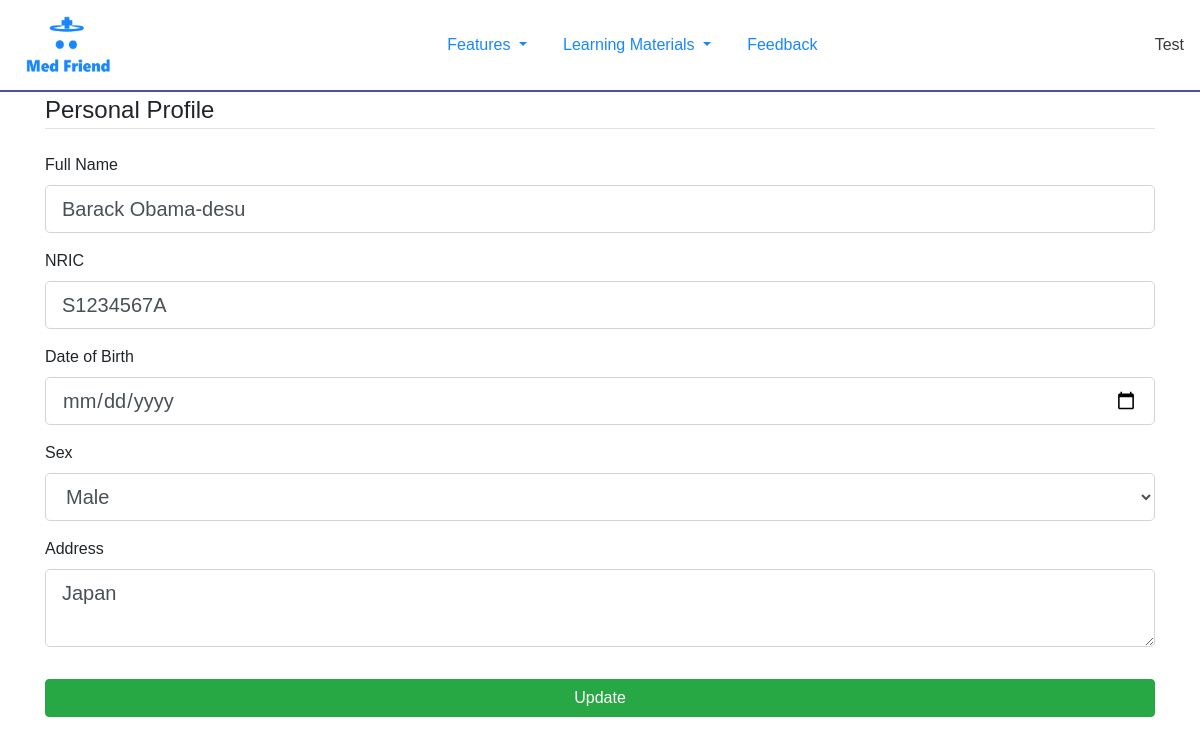
Before: /History (signed in) with the older database file.
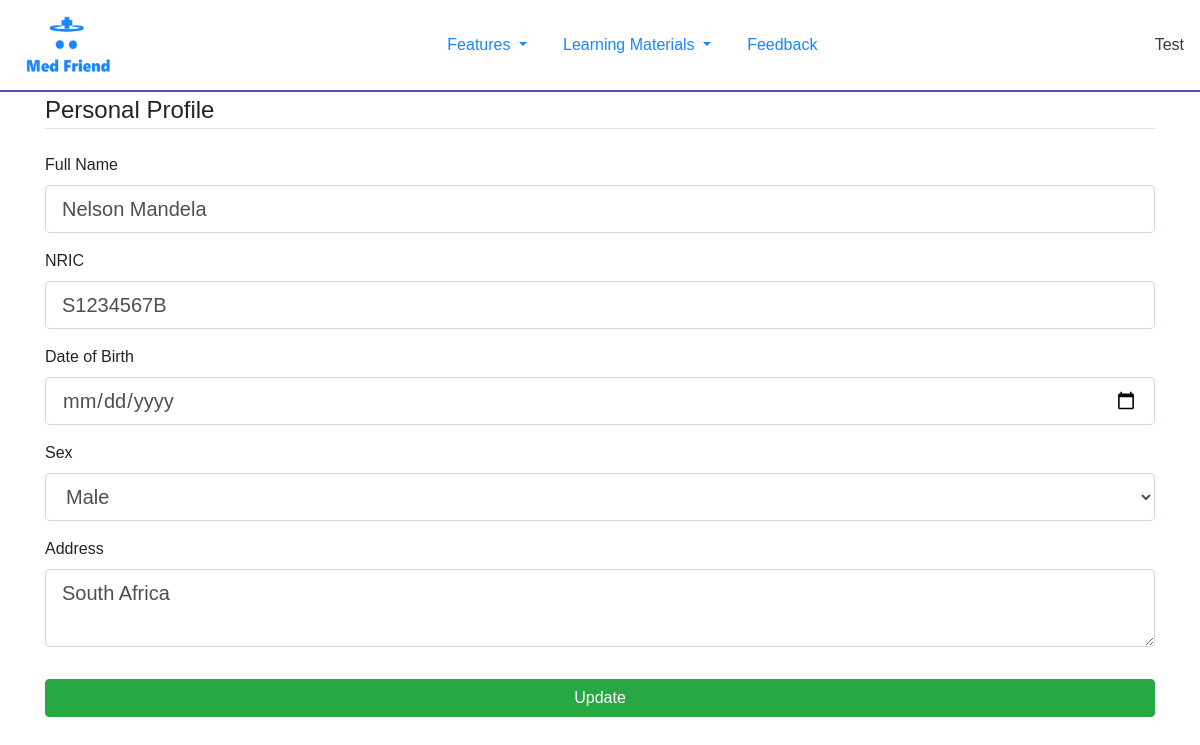
After: the same page with the newer database file.
### Flask/Models.py (models this page shows, shortened)
class User(db.Model, UserMixin):
    id = db.Column(db.Integer, primary_key=True)
    username = db.Column(db.String(20), unique=True, nullable=False)
    email = db.Column(db.String(120), unique=True, nullable=False)
    password = db.Column(db.String(60), nullable=False)
    image_file = db.Column(db.String(20), nullable=False, default='default.jpg')
    personal_profile = db.relationship('Personal_Profile', backref='person')
    admissions = db.relationship('Admissions', backref="person")
    surgeries = db.relationship('Surgeries', backref="person")
    blood_transfusions = db.relationship('Blood_Transfusions', backref='person')
    allergies = db.relationship('Allergies', backref="person")
    vaccinations = db.relationship('Vaccinations', backref="person")

class Personal_Profile(db.Model):
    id = db.Column(db.Integer, primary_key=True)
    full_name = db.Column(db.String(60), nullable=True)
    nric = db.Column(db.String(9), unique=True, nullable=True)
    birthday = db.Column(db.DateTime, nullable=True)
    sex = db.Column(db.String(20), nullable=True)
    address = db.Column(db.String(100), nullable=True)
    user_id = db.Column(db.Integer, db.ForeignKey('user.id'), nullable=False)

### Flask/medical_history/routes.py (the view)
@medical_history.route("/History", methods = ['POST', 'GET'])
@login_required
def Personal_Details():
    form = Personal_Profile_Form()
    if form.validate_on_submit():
        if current_user.personal_profile == []:
            history = Personal_Profile(full_name=form.full_name.data,
                                       nric=form.nric.data,
                                       birthday=form.birthday.data,
                                       sex=form.sex.data,
                                       address=form.address.data,
                                       user_id=current_user.id)
            db.session.add(history)
        else:
            current_user.personal_profile[0].nric = form.nric.data
            current_user.personal_profile[0].full_name = form.full_name.data
            current_user.personal_profile[0].birthday = form.birthday.data
            current_user.personal_profile[0].sex = form.sex.data
            current_user.personal_profile[0].address = form.address.data
        db.session.commit()
        flash(f'Your personal details have been updated', 'success')
        return redirect(url_for('users.account'))
    elif current_user.personal_profile != [] and request.method == 'GET':
        form.full_name.data = current_user.personal_profile[0].full_name
        form.nric.data = current_user.personal_profile[0].nric
        form.birthday.data = current_user.personal_profile[0].birthday
        form.sex.data = current_user.personal_profile[0].sex
        form.address.data = current_user.personal_profile[0].address
    return render_template('Medical History/edit personal details.html', title="Update Personal Details", form=form)

### Flask/medical_history/forms.py (shortened to what this page needs)
class Personal_Profile_Form(FlaskForm):
    full_name = StringField("Full Name",
                            validators=[])
    nric = StringField("NRIC",
                       validators=[])
    birthday = DateField('Date of Birth', format='%d/%m/%Y', validators=[Optional()])
    sex = SelectField("Sex", choices=[('Not Set', "Not Set"), ('Male', 'Male'), ('Female', 'Female'), ('Others', 'Others')], validators=[])
    address = TextAreaField("Address", validators=[])
    submit = SubmitField('Update')

### Flask/Models.py (called while the page is built)
@login_manager.user_loader
def load_user(user_id):
    return User.query.get(int(user_id))

### Flask/templates/Medical History/edit personal details.html (shortened to what this page needs)
{% extends "layout.html" %}
{% block content %}
<div class="container">
    <form action="" method="post">
        <fieldset class="form-group">
            <legend class="border-bottom mb-4">Personal Profile</legend>
            <div class="form-group">
                {{ form.full_name.label(class="form-control-label") }}
                {% if form.full_name.errors %}
                {{ form.full_name(class="form-control form-control-lg is-invalid", placeholder="John Doe") }}
                <div class="invalid-feedback">
                    {% for error in form.full_name.errors %}
                    <span>{{ error }}</span>
                    {% endfor %}
                </div>
                {% else %}
                {{ form.full_name(class="form-control form-control-lg", placeholder="John Doe") }}
                {% endif %}
            </div>
            <div class="form-group">
                {{ form.nric.label(class="form-control-label") }}
                {% if form.nric.errors %}
                {{ form.nric(class="form-control form-control-lg is-invalid", placeholder="S1234567A") }}
                <div class="invalid-feedback">
                    {% for error in form.nric.errors %}
                    <span>{{ error }}</span>
                    {% endfor %}
                </div>
                {% else %}
                {{ form.nric(class="form-control form-control-lg", placeholder="S1234567A") }}
                {% endif %}
            </div>
            <div class="form-group">
                {{ form.birthday.label(class="form-control-label") }}
                {% if form.birthday.errors %}
                {{ form.birthday(class="form-control form-control-lg is-invalid", placeholder="dd/mm/yyyy") }}
                <div class="invalid-feedback">
                    {% for error in form.birthday.errors %}
                    <span>{{ error }}</span>
                    {% endfor %}
                </div>
                {% else %}
                {{ form.birthday(class="form-control form-control-lg", placeholder="dd/mm/yyyy") }}
                {% endif %}
            </div>
            <div class="form-group">
                {{ form.sex.label(class="form-control-label") }}
                {% if form.sex.errors %}
                {{ form.sex(class="form-control form-control-lg is-invalid") }}
                <div class="invalid-feedback">
                    {% for error in form.sex.errors %}
                    <span>{{ error }}</span>
                    {% endfor %}
                </div>
                {% else %}
                {{ form.sex(class="form-control form-control-lg") }}
                {% endif %}
            </div>
            <div class="form-group">
                {{ form.address.label(class="form-control-label") }}
                {% if form.address.errors %}
                {{ form.address(class="form-control form-control-lg is-invalid", placeholder="Blk 123 #45-67") }}
                <div class="invalid-feedback">
                    {% for error in form.address.errors %}
                    <span>{{ error }}</span>
                    {% endfor %}
                </div>
                {% else %}
                {{ form.address(class="form-control form-control-lg", placeholder="Blk 123 #45-67") }}
                {% endif %}
            </div>
        </fieldset>
        {{ form.submit(class="btn btn-success btn-block col-12") }}
    </form>
</div>
{% endblock %}

### Flask/templates/layout.html (shortened to what this page needs)
<!DOCTYPE html>
<html lang="en">
<head>
    <link rel="stylesheet" href="https://stackpath.bootstrapcdn.com/bootstrap/4.1.3/css/bootstrap.min.css"
>
    <link rel="stylesheet" type="text/css" href="{{ url_for('static', filename='css/navbar.css') }}" />
    <link rel="stylesheet" type="text/css" href="{{ url_for('static', filename='css/home.css') }}" />
    <link rel="stylesheet" type="text/css" href="{{ url_for('static', filename='css/signup.css') }}" />
</head>
<body>
    <nav id="#navbarSupportedContent" class="navbar navbar-expand-lg navbar-custom justify-content-center sticky-top">
        <a class="navbar-brand mr-0" href="{{ url_for('main.index') }}" id="brandlogo">
            <img src="../static/images/Logo.png" alt="" class="img-fluid" style="height:8vh">
        </a>
        <div class="collapse navbar-collapse justify-content-between align-items-center w-100" id="navbarSupportedContent">
            <ul class="navbar-nav mx-auto text-center">
                <li class="nav-item dropdown active">
                    <a class="nav-link dropdown-toggle" href="#" id="navbarDropdown" role="button" data-toggle="dropdown"
                        aria-haspopup="true" aria-expanded="false">
                        Features
                    </a>
                </li>
                <li class="nav-item dropdown active">
                    <a class="nav-link dropdown-toggle" href="#" id="navbarDropdown" role="button" data-toggle="dropdown"
                        aria-haspopup="true" aria-expanded="false">
                        Learning Materials
                    </a>
                </li>
                <a class="nav-link active" href="{{ url_for('feedback.form_page') }}">Feedback</a>
            </ul>
            <ul id="rightside" class="nav navbar-nav flex-row justify-content-center flex-nowrap">
                {% if current_user.is_authenticated %}
                <li class="nav-item dropdown active" data-toggle="dropdown" aria-haspopup="true" aria-expanded="false">
                    {{ current_user.username }}
                </li>
                {% else %}
                    <a href="{{ url_for('users.login') }}" class="nav-link active"> Login </a>
                {% endif %}
            </ul>
        </div>
    </nav>
    <div>
        {% block content %}{% endblock content%}
    </div>
</body>
</html>

### Flask/static/css/navbar.css (style rules this page uses)
#navbarSupportedContent .nav-link { font-size:1em; font-weight: 500; }
.nav-link, .navbar-brand { margin: 0px 10px; }
.navbar { border-bottom: 2px solid rgb(61, 59, 163); background-color: white; opacity: 0.9; }

### Flask/static/css/home.css (style rules this page uses)
* { padding: 0px; margin: 0px; font-family: Verdana, Geneva, Tahoma, sans-serif; }
body { background-color: rgb(255, 255, 255); }

Changed rows visible on the page:
changed Personal_Profile "Male": full_name "Barack Obama-desu" → "Nelson Mandela"; nric "S1234567A" → "S1234567B"; address "Japan" → "South Africa"
